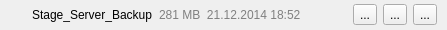
<?xml version="1.0" encoding="UTF-8"?>
<ui version="4.0">
 <class>RestoreItemWidget</class>
 <widget class="QWidget" name="RestoreItemWidget">
  <property name="geometry">
   <rect>
    <x>0</x>
    <y>0</y>
    <width>447</width>
    <height>30</height>
   </rect>
  </property>
  <property name="windowTitle">
   <string>Form</string>
  </property>
  <layout class="QHBoxLayout" name="horizontalLayout">
   <property name="spacing">
    <number>-1</number>
   </property>
   <property name="leftMargin">
    <number>10</number>
   </property>
   <property name="topMargin">
    <number>2</number>
   </property>
   <property name="rightMargin">
    <number>10</number>
   </property>
   <property name="bottomMargin">
    <number>2</number>
   </property>
   <item>
    <widget class="QLabel" name="label_3">
     <property name="sizePolicy">
      <sizepolicy hsizetype="Preferred" vsizetype="Preferred">
       <horstretch>0</horstretch>
       <verstretch>0</verstretch>
      </sizepolicy>
     </property>
     <property name="minimumSize">
      <size>
       <width>16</width>
       <height>16</height>
      </size>
     </property>
     <property name="maximumSize">
      <size>
       <width>16</width>
       <height>16</height>
      </size>
     </property>
     <property name="text">
      <string/>
     </property>
     <property name="pixmap">
      <pixmap resource="resources.qrc">:/resources/file-2x.png</pixmap>
     </property>
    </widget>
   </item>
   <item>
    <widget class="QLabel" name="label_2">
     <property name="text">
      <string>Stage_Server_Backup</string>
     </property>
    </widget>
   </item>
   <item>
    <widget class="QLabel" name="label">
     <property name="styleSheet">
      <string notr="true">QLabel {
color: grey;
}</string>
     </property>
     <property name="text">
      <string>281 MB  21.12.2014 18:52</string>
     </property>
    </widget>
   </item>
   <item>
    <spacer name="horizontalSpacer">
     <property name="orientation">
      <enum>Qt::Horizontal</enum>
     </property>
     <property name="sizeHint" stdset="0">
      <size>
       <width>40</width>
       <height>20</height>
      </size>
     </property>
    </spacer>
   </item>
   <item>
    <widget class="QToolButton" name="toolButton_3">
     <property name="text">
      <string>...</string>
     </property>
     <property name="icon">
      <iconset resource="resources.qrc">
       <normaloff>:/resources/action-undo-2x.png</normaloff>:/resources/action-undo-2x.png</iconset>
     </property>
    </widget>
   </item>
   <item>
    <widget class="QToolButton" name="toolButton">
     <property name="text">
      <string>...</string>
     </property>
     <property name="icon">
      <iconset resource="resources.qrc">
       <normaloff>:/resources/data-transfer-download-2x.png</normaloff>:/resources/data-transfer-download-2x.png</iconset>
     </property>
    </widget>
   </item>
   <item>
    <widget class="QToolButton" name="toolButton_2">
     <property name="text">
      <string>...</string>
     </property>
     <property name="icon">
      <iconset resource="resources.qrc">
       <normaloff>:/resources/trash-2x.png</normaloff>:/resources/trash-2x.png</iconset>
     </property>
    </widget>
   </item>
  </layout>
 </widget>
 <resources>
  <include location="resources.qrc"/>
 </resources>
 <connections/>
</ui>
